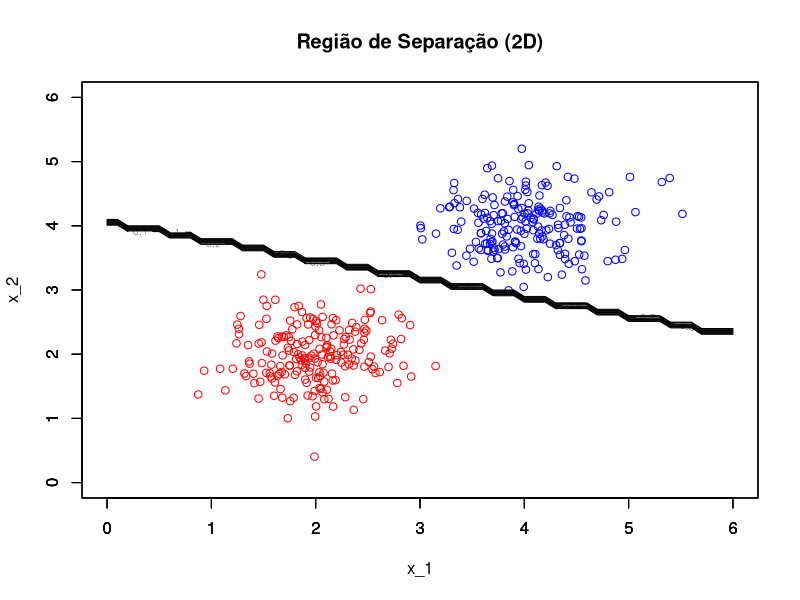

R code for this plot: (Note: this script raises an error after producing the figure.)
#perceptron
yperceptron <- function(xvec, w, pol){
  # xvec: vetor de entrada
  # w: vetor de pesos
  # yp: resposta do Perceptron
  
  u<- xvec %*% w[2:length(w)] + pol * w[1]
  y<-1.0*(u>=0)
  
  return(as.matrix(y))
}

# aplicação do perceptron para separação
trainperceptron <- function(xin, yd, eta, tol, maxepocas, par){
  # xin: matrin N x n com dados de entrada
  # yd: rótulos de saída
  # eta: passo do treinamento
  # tol: tolerancia de erro
  # maxepocas: numero maximo de iterações
  # par: parametro de entrada
  # par=0 ==> xin tem dimensão n+1 e já inclui entrada correspondente ao temo de polarização
  # par =1 ==> xin tem dimensão n e não inclui entrada corresponde ao termo de polarização, que deve ser adicionado dentro da função
  
  dimxin<-dim(xin)
  N<-dimxin[1]
  n<-dimxin[2]
  
  if(par==1){
    wt<-as.matrix(runif(n+1) - 0.5)
    xin<-cbind(-1,xin)
  }
  else{
    wt<-as.matrix(runif(n)-0.5)
  }
  nepocas<-0
  eepoca<-tol+1
  evec<-matrix(nrow=1,ncol=maxepocas)
  
  while((nepocas<maxepocas && eepoca>tol)){
    ei2<-0
    xseq<-sample(N)
    for(i in 1:N){
      irand<-xseq[i]
      yhati<-1.0*((xin[irand,] %*% wt)>=0)
      ei<-yd[irand]-yhati
      dw<-eta*ei*xin[irand,]
      wt<-wt+dw
      ei2<-ei2+ei*ei
    }
    nepocas<-nepocas+1
    evec[nepocas]<-ei2/N
    eepoca<-evec[nepocas]
  }
  retlist<-list(wt, evec[1:nepocas])
  return(retlist)
}

eval_perceptron <- function(X, Y, should_plot_matrix=FALSE){
  # separação em treinamento e teste
  nc <- nrow(X)
  suffled_indexes <- sample(nc)
  train_size <- floor(nc * 0.70)
  x_train <- X[suffled_indexes[1:train_size],]
  y_train <- Y[suffled_indexes[1:train_size]]
  x_test <- X[suffled_indexes[(train_size+1):nc],]
  y_test <- Y[suffled_indexes[(train_size+1):nc]]
  
  # treinamento do perceptron
  sol <- trainperceptron(x_train, y_train, 0.01, 0.01, 50, 1)
  w <- sol[[1]]
  err <- sol[[2]]
  
  # acurácia
  ypred <- matrix(0,nrow=dim(x_test)[1], ncol=1)
  
  for (i in 1:dim(x_test)[1]){
    s <- yperceptron(x_test[i,], w, -1)
    ypred[i] <- s
  }
  # matriz de confusão
  lvs <- c("0", "1")
  truth <-  factor(y_test, levels = rev(lvs))
  pred <- factor(ypred, levels = rev(lvs))
  
  xtab <- table(pred, truth)
  cm <- confusionMatrix(xtab)
  if (should_plot_matrix){
    print(cm)
  }
  return (c(cm$overall[1], err[length(err)]))
}

# gerar mais amostras da mesma distribuição
# criação de dataset com duas distribuições normais
s1 <- 0.4
s2 <- 0.4
nc <- 200
nt <- nc * 2


### FUNÇÕES PARA TESTAR O MÉTODO ###

# criação de dataset com duas distribuições normais
xc1 <- matrix(rnorm(nc * 2), ncol = 2)*s1 + t(matrix((c(2,2)),ncol=nc,nrow=2))
xc2 <- matrix(rnorm(nc * 2), ncol = 2)*s2 + t(matrix((c(4,4)),ncol=nc,nrow=2))
xc1 <- cbind(xc1, rep(0, times = nc/2))
xc2 <- cbind(xc2, rep(1, times = nc/2))
X <- rbind(xc1, xc2)

# separação em treinamento e teste
suffled_indexes <- sample(nt)
train_size <- nt * 0.7
X_train <- X[suffled_indexes[1:train_size], cbind(1,2)]
y_train <- X[suffled_indexes[1:train_size], 3]
X_test <- X[suffled_indexes[(train_size+1):nt], cbind(1,2)]
y_test <- X[suffled_indexes[(train_size+1):nt], 3]


# treinamento do perceptron
sol <- trainperceptron(X_train, y_train, 0.01, 0.01, 50, 1)
w <- sol[[1]]
err <- sol[[2]]

# acurácia
ypred <- matrix(0,nrow=dim(X_test)[1], ncol=1)

for (i in 1:dim(X_test)[1]){
  s <- yperceptron(X_test[i,], w, -1)
  ypred[i] <- s
}
correct <- length(ypred[ypred==y_test])
total <- length(ypred)

acc <- correct/total

print(c("acc:", acc))

# matriz de confusão
lvs <- c("1", "0")
truth <-  factor(y_test, levels = rev(lvs))
pred <- factor(ypred, levels = rev(lvs))

xtab <- table(pred, truth)
# load Caret package for computing Confusion matrix
library(caret) 
confusionMatrix(xtab)

seqi<-seq(0,6, 0.1)
seqj<-seq(0,6, 0.1)
M<-matrix(0,nrow=length(seqi), ncol=length(seqj))
ci<-0
for(i in seqi){
  ci<-ci+1
  cj<-0
  for(j in seqj){
    cj<-cj+1
    x<-c(i,j)
    M[ci,cj]<-yperceptron(x, w, -1)
  }
}

plot(xc1[,1], xc1[,2], col='red', xlim = c(0,6), ylim=c(0,6), xlab='x_1', ylab='x_2')
par(new=T)
plot(xc2[,1], xc2[,2], col='blue', xlim = c(0,6), ylim=c(0,6), xlab='', ylab='')
par(new=T)
contour(seqi, seqj, M, xlim=c(0,6), ylim=c(0,6))
title("Região de Separação (2D)")

persp3D(seqi,seqj,M,counter=T, theta=55, phi=30, r=40, d=0.1, expand=0.5,
        ltheta=90, lphi=180, shade=0.4, ticktype="detailed", nticks=5)
title("Região de Separação (3D)")
